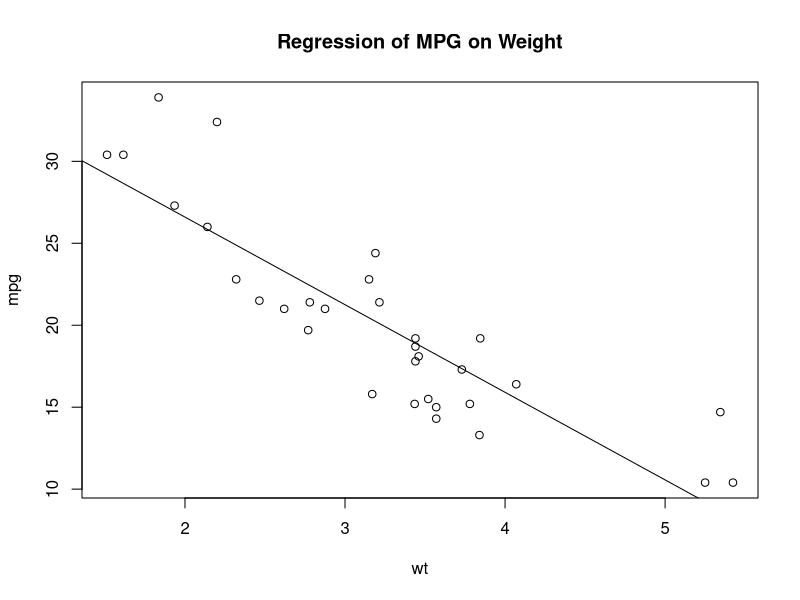
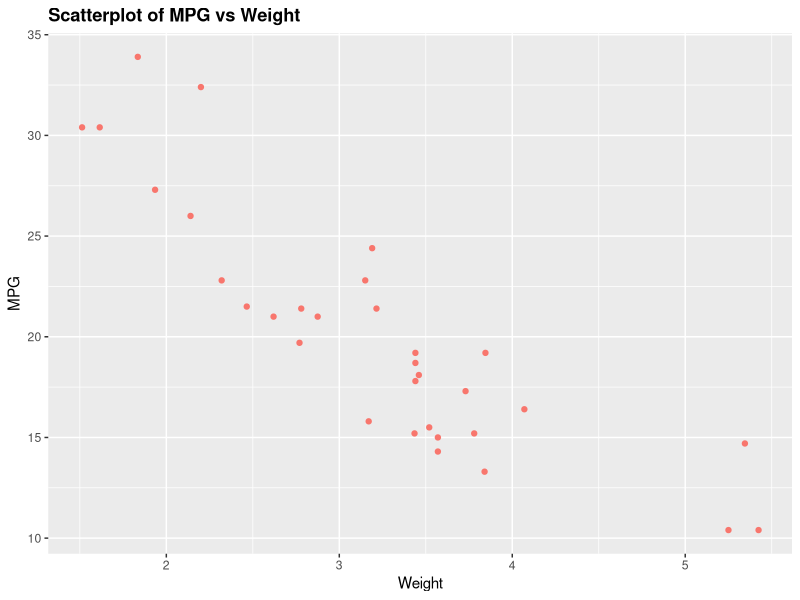

Write the R code that produced these figures, in order.
attach(mtcars)
head(mtcars)
plot(wt, mpg)
abline(lm(mpg~wt))
title("Regression of MPG on Weight")
install.packages("ggplot2")
library(ggplot2)
scatter_plot <- ggplot(mtcars, aes(x = wt, y = mpg, color = "#f7aa58")) +
  geom_point() +  # Add points to the plot
  labs(x = "Weight", y = "MPG", title = "Scatterplot of MPG vs Weight") +  # Add axis labels and plot title
  theme(plot.title = element_text(face = "bold")) +
  theme(legend.position = 'none') 
print(scatter_plot)

